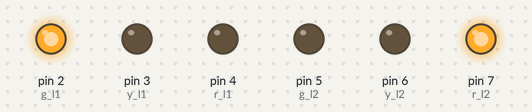
Simulated run of this sketch. Board: Arduino Uno, built with avr-gcc and run on an emulated ATmega328P. Parts: output pins drawn as LEDs (lit = HIGH). What the sketch prints to the serial monitor is not drawn.

Above: at 5.0 s.
At 11.0 s:
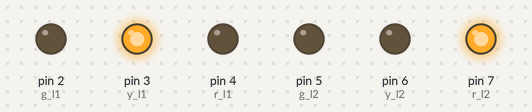
At 17.0 s:
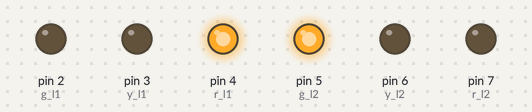
At 23.0 s:
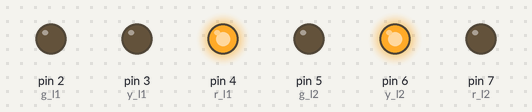
Timing chart, 0 to 31.2 s (numbered marks = the images above):
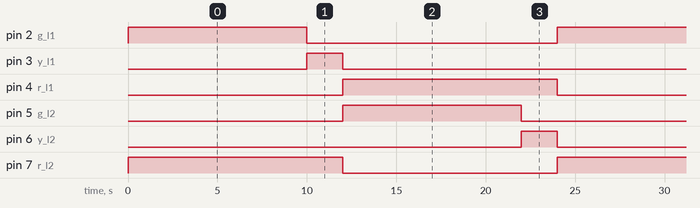

The sketch:

sketch_jun08a.ino
```cpp
#include "Arduino.h"
#include "Bico_Led7Seg_HC595.h"

#define GREEN_1   2
#define YELLOW_1  3
#define RED_1     4
#define GREEN_2   5
#define YELLOW_2  6
#define RED_2     7

#define LIGHT_ON 1
#define LIGHT_OFF 0

class Traffic_Light
{
  public:
    Traffic_Light();
    void begin();
    void run();

    uint8_t g_t; //green_time
    uint8_t y_t; //yellow_time
    uint8_t r_t; //red_time
    uint8_t c_t1; //counting_time
    uint8_t c_t2; //counting_time

    uint8_t g_l1; //green_light
    uint8_t y_l1; //yellow_light
    uint8_t r_l1; //red_light
    uint8_t g_l2; //green_light
    uint8_t y_l2; //yellow_light
    uint8_t r_l2; //red_light

  private:

};

Traffic_Light::Traffic_Light()
{
    g_t = 10; //green_time
    y_t = 2; //yellow_time
    r_t = 12; //red_time
    c_t1 = 0; //counting_time1
    c_t2 = 0; //counting_time2

    g_l1 = GREEN_1; //green_light
    y_l1 = YELLOW_1; //yellow_light
    r_l1 = RED_1; //red_light
    g_l2 = GREEN_2; //green_light
    y_l2 = YELLOW_2; //yellow_light
    r_l2 = RED_2; //red_light
}

void Traffic_Light::begin()
{
  pinMode(g_l1, OUTPUT);
  pinMode(y_l1, OUTPUT);
  pinMode(r_l1, OUTPUT);
  pinMode(g_l2, OUTPUT);
  pinMode(y_l2, OUTPUT);
  pinMode(r_l2, OUTPUT);
}

void Traffic_Light::run()
{
  digitalWrite(g_l1, LIGHT_ON);
  digitalWrite(r_l2, LIGHT_ON);

  digitalWrite(y_l1, LIGHT_OFF);
  digitalWrite(r_l1, LIGHT_OFF);
  digitalWrite(g_l2, LIGHT_OFF);
  digitalWrite(y_l2, LIGHT_OFF);

  c_t1 = g_t;
  c_t2 = r_t;

  for(int i = g_t; i > 0; i--)
  {
    Serial.write(c_t1);

    Serial.write(c_t2);
    c_t1 -= 1;
    c_t2 -= 1;
    delay(1000);
  }
  //---------------------------

  digitalWrite(y_l1, LIGHT_ON);
  digitalWrite(r_l2, LIGHT_ON);

  digitalWrite(g_l1, LIGHT_OFF);
  digitalWrite(r_l1, LIGHT_OFF);
  digitalWrite(g_l2, LIGHT_OFF);
  digitalWrite(y_l2, LIGHT_OFF);

  c_t1 = y_t;

  for(int i = y_t; i > 0; i--)
  {
    Serial.write(c_t1);

    Serial.write(c_t2);
    c_t1 -= 1;
    c_t2 -= 1;
    delay(1000);
  }
  //---------------------------

  digitalWrite(r_l1, LIGHT_ON);
  digitalWrite(g_l2, LIGHT_ON);

  digitalWrite(g_l1, LIGHT_OFF);
  digitalWrite(y_l1, LIGHT_OFF);
  digitalWrite(y_l2, LIGHT_OFF);
  digitalWrite(r_l2, LIGHT_OFF);

  c_t1 = r_t;
  c_t2 = g_t;

  for(int i = g_t; i > 0; i--)
  {
    Serial.write(c_t1);

    Serial.write(c_t2);
    c_t1 -= 1;
    c_t2 -= 1;
    delay(1000);
  }
  //---------------------------

  digitalWrite(r_l1, LIGHT_ON);
  digitalWrite(y_l2, LIGHT_ON);

  digitalWrite(g_l1, LIGHT_OFF);
  digitalWrite(y_l1, LIGHT_OFF);
  digitalWrite(g_l2, LIGHT_OFF);
  digitalWrite(r_l2, LIGHT_OFF);

  c_t2 = y_t;

  for(int i = y_t; i > 0; i--)
  {
    Serial.write(c_t1);

    Serial.write(c_t2);
    c_t1 -= 1;
    c_t2 -= 1;

    delay(1000);
  }
}

Traffic_Light cot_den_1;

void setup() {
  // put your setup code here, to run once:
  cot_den_1.begin();
  Serial.begin(9600);
}

void loop() {
  // put your main code here, to run repeatedly:
  cot_den_1.run();
}
```

Algebra_Math.h
```cpp
#ifndef ALGEBRA_MATH_H_
#define ALGEBRA_MATH_H_

signed long get_abs(signed long num);
signed long orderNumber(signed long num, unsigned char order); //Ham luy thua, num có the am hoac duong, order khong duoc am
unsigned char getNumberOfDigit(signed long num); //Ham lay so chu so cua mot so, VD: getNumberOfDigit(1425) se tra ve ket qua la 4
unsigned char getDigitInNumber(signed long num, unsigned char stand); //stand - vi tri cua so can lay, lay mot chu so trong mot so, VD: getDigitInNumber(14578, 2) se tra ve ket qua la 5, num có the am hoac duong, stand khong duoc am
void seperateDigit(signed long num, unsigned char* storage, unsigned char storage_size); //tach cac chu so cua mot so va luu vao mang storage, VD: seperateDigit(452, a) thi cac phan tu cua a luc nay la a[0]=2, a[1]=5, a[2]=4

#endif
```

Algrbra_Math.cpp
```cpp
#include "Algebra_Math.h"

//--------------------------------------------------
signed long get_abs(signed long num)
{
  return ((num < 0)? (-num):num);
}
//--------------------------------------------------
signed long orderNumber(signed long num, unsigned char order)
{
  signed long result = 1;
  unsigned char i = 0;
  for(i = 0; i < order; i++)
    result *= num;
  return result;
}
//--------------------------------------------------
unsigned char getNumberOfDigit(signed long num)
{
  unsigned char num_of_digit = 0;
  num = get_abs(num);
  do
  {
    num_of_digit++;
  }
  while((num /= 10) >0 );

  return num_of_digit;
}
//--------------------------------------------------
unsigned char getDigitInNumber(signed long num, unsigned char stand) //stand - vi tri cua so can get
{
  return ((get_abs(num) / orderNumber(10, stand))%10);
}
//--------------------------------------------------
void seperateDigit(signed long num, unsigned char* storage, unsigned char storage_size)
{
  unsigned char i = 0;
  num = get_abs(num);
  for(i = 0; i < storage_size; i++)
  {
    storage[i] = getDigitInNumber(num, i);
  }
}
//--------------------------------------------------
```

Bico_HC595.cpp
```cpp
#include "Bico_HC595.h"

unsigned long global_bits_state = 0;

Bico_HC595::Bico_HC595()
{
  _data_pin = MOSI_PIN;
  _clock_pin = CLOCK_PIN;
  _bit_order = MSBFIRST;
  _num_of_HC595_IC = MAX_NUM_OF_HC595_IC;
  _SS_pin = DEFAULT_SS_PIN_HC595;
  _bits_state = 0;
}

Bico_HC595::Bico_HC595(unsigned char num_of_HC595_IC)
{
  _data_pin = MOSI_PIN;
  _clock_pin = CLOCK_PIN;
  _bit_order = MSBFIRST;
  _num_of_HC595_IC = num_of_HC595_IC;
  _SS_pin = DEFAULT_SS_PIN_HC595;
  _bits_state = 0;
}

Bico_HC595::Bico_HC595(unsigned char data_pin, unsigned char clock_pin, unsigned char bit_order)
{
  _data_pin = data_pin;
  _clock_pin = clock_pin;
  _bit_order = bit_order;
  _num_of_HC595_IC = MAX_NUM_OF_HC595_IC;
  _SS_pin = DEFAULT_SS_PIN_HC595;
  _bits_state = 0;
}

Bico_HC595::Bico_HC595(unsigned char data_pin, unsigned char clock_pin, unsigned char bit_order, unsigned char num_of_HC595_IC, unsigned char SS_pin)
{
  _data_pin = data_pin;
  _clock_pin = clock_pin;
  _bit_order = bit_order;
  _num_of_HC595_IC = num_of_HC595_IC;
  _SS_pin = SS_pin;
  _bits_state = 0;
}
//-------------------------------------------------------------------------------------
void Bico_HC595::setup()
{
  pinMode(_data_pin, OUTPUT);
  pinMode(_clock_pin, OUTPUT);
  pinMode(_SS_pin, OUTPUT);
}

void Bico_HC595::write(unsigned char data)
{
  #ifdef SERIAL_DEBUG
  Serial.println(data, BIN);
  #endif
  shiftOut(_data_pin, _clock_pin, MSBFIRST, data);
}


void Bico_HC595::write(unsigned int data)
{
  write((unsigned char)data);
  write((unsigned char)(data >> 8));
}

void Bico_HC595::write(unsigned long data)
{
  write((unsigned int)data);
  write((unsigned int)(data>>16));
}

void Bico_HC595::digitalWrite(unsigned char bit, unsigned char val)
{
  if(val == HIGH)
  {
    ::global_bits_state |= ((unsigned long)(1))<<bit;
  }
  else if(val == LOW)
  {
    ::global_bits_state &= ~(((unsigned long)(1))<<bit);
  }

  ::digitalWrite(_SS_pin, LOW); //:: o day muc dich la su dung ham digitalWrite toan cuc, chu khong phai dung digitalWritecua class Bico_HC595, neu khong co :: thi trinh bien dich se hieu digitalWrite la cua class Bico_HC595
  for(int i = 0; i < _num_of_HC595_IC; i++)
  {
    write((unsigned char)(::global_bits_state >> (NUM_OF_BIT_PER_IC*(_num_of_HC595_IC-1 - i))));
  }
  ::digitalWrite(_SS_pin, HIGH); //:: o day muc dich la su dung ham digitalWrite toan cuc, chu khong phai dung digitalWritecua class Bico_HC595, neu khong co :: thi trinh bien dich se hieu digitalWrite la cua class Bico_HC595
}
//-----------------------------------------------------------------------------
unsigned char Bico_HC595::getDataPin()
{
  return _data_pin;
}

unsigned char Bico_HC595::getClockPin()
{
  return _clock_pin;
}

unsigned char Bico_HC595::getBitOrder()
{
  return _bit_order;
}

unsigned char Bico_HC595::getNumOfHC595IC()
{
  return _num_of_HC595_IC;
}

unsigned long Bico_HC595::getBitState()
{
  return _bits_state;
}

unsigned char Bico_HC595::getSSPin()
{
  return _SS_pin;
}
//-----------------------------------------------
void Bico_HC595::setDataPin(unsigned char data_pin)
{
  _data_pin = data_pin;
}

void Bico_HC595::setClockPin(unsigned char clock_pin)
{
  _clock_pin = clock_pin;
}

void Bico_HC595::setBitOrder(unsigned char bit_order)
{
  _bit_order = bit_order;
}

void Bico_HC595::setNumOfHC595IC(unsigned char num_of_HC595_IC)
{
  _num_of_HC595_IC = num_of_HC595_IC;
}

void Bico_HC595::setBitState(unsigned long bits_state)
{
  _bits_state = bits_state;
}

void Bico_HC595::setSSPin(unsigned char SS_pin)
{
  _SS_pin = SS_pin;
}
```

Bico_HC595.h
```cpp
#ifndef BICO_HC595_H_
#define BICO_HC595_H_

#include <Arduino.h>

//#define SERIAL_DEBUG

//#define SIZE_OF_CHAR 1
//#define SIZE_OF_INT 2
//#define SIZE_OF_LONG 4

#define MOSI_PIN 11
#define CLOCK_PIN 13

#define MAX_NUM_OF_HC595_IC 4
#define NUM_OF_BIT_PER_IC 8 //Always is 8

#define DEFAULT_SS_PIN_HC595 10

#ifndef LSBFIRST
#define LSBFIRST 0
#endif
#ifndef MSBFIRST
#define MSBFIRST 1
#endif

extern unsigned long global_bits_state;

class Bico_HC595
{
  public:
    Bico_HC595();
    Bico_HC595(unsigned char num_of_HC595_IC);
    Bico_HC595(unsigned char data_pin, unsigned char clock_pin, unsigned char bit_order);
    Bico_HC595(unsigned char data_pin, unsigned char clock_pin, unsigned char bit_order, unsigned char num_of_HC595_IC, unsigned char SS_pin);

    void setup();
    void write(unsigned char data);
    void write(unsigned int data);
    void write(unsigned long data);
    void digitalWrite(unsigned char bit, unsigned char val);

    unsigned char getDataPin();
    unsigned char getClockPin();
    unsigned char getBitOrder();
    unsigned char getNumOfHC595IC();
    unsigned long getBitState();
    unsigned char getSSPin();


    void setDataPin(unsigned char data_pin);
    void setClockPin(unsigned char clock_pin);
    void setBitOrder(unsigned char bit_order);
    void setNumOfHC595IC(unsigned char num_of_HC595_IC);
    void setBitState(unsigned long bits_state);
    void setSSPin(unsigned char SS_pin);

  protected:
    unsigned char _data_pin;
    unsigned char _clock_pin;
    unsigned char _bit_order;
    unsigned char _num_of_HC595_IC;
    unsigned long _bits_state;
    unsigned char _SS_pin;
};

#endif
```

Bico_HC595_Port.cpp
```cpp
#include "Bico_HC595_Port.h"

Bico_HC595_Port::Bico_HC595_Port()
{
  Bico_HC595();
}

Bico_HC595_Port::Bico_HC595_Port(unsigned char num_of_HC595_IC)
{
  _data_pin = MOSI_PIN;
  _clock_pin = CLOCK_PIN;
  _bit_order = MSBFIRST;
  _num_of_HC595_IC = num_of_HC595_IC;
  _bits_state = 0;
}

Bico_HC595_Port::Bico_HC595_Port(unsigned char data_pin, unsigned char clock_pin, unsigned char bit_order)
{
  Bico_HC595(data_pin, clock_pin, bit_order);
}

Bico_HC595_Port::Bico_HC595_Port(unsigned char data_pin, unsigned char clock_pin, unsigned char bit_order, unsigned char num_of_HC595_IC, unsigned char SS_pin)
{
  Bico_HC595(data_pin, clock_pin, bit_order, num_of_HC595_IC, SS_pin);
}

void Bico_HC595_Port::setup(uint8_t* pin_array, uint8_t num_of_bit)
{
  for(uint8_t i = 0; i < num_of_bit; i++)
  {
    if(num_of_bit <= MAX_NUM_OF_HC595_BIT)
    {
      _num_of_bit = num_of_bit;
    }
    else _num_of_bit = MAX_NUM_OF_HC595_BIT;
    _pin_array[i] = pin_array[i];
  }

  setup();
}

void Bico_HC595_Port::writePort(long val)
{
  for(uint8_t i = 0; i < _num_of_bit; i++)
  {
    digitalWrite(_pin_array[i], getBit(val, i));
  }
}
```

Bico_HC595_Port.h
```cpp
#ifndef BICO_HC595_PORT_H_
#define BICO_HC595_PORT_H_

#include <Arduino.h>
#include "Bico_HC595.h"
#include "Logic_Math.h"

#define MAX_NUM_OF_HC595_BIT (MAX_NUM_OF_HC595_IC*8)

class Bico_HC595_Port: public Bico_HC595
{
  public:
    using Bico_HC595::setup;
    Bico_HC595_Port();
    Bico_HC595_Port(unsigned char num_of_HC595_IC);
    Bico_HC595_Port(unsigned char data_pin, unsigned char clock_pin, unsigned char bit_order);
    Bico_HC595_Port(unsigned char data_pin, unsigned char clock_pin, unsigned char bit_order, unsigned char num_of_HC595_IC, unsigned char SS_pin);

    void setup(uint8_t* pin_array, uint8_t num_of_bit);
    void writePort(long val);

  private:
    uint8_t _pin_array[MAX_NUM_OF_HC595_BIT];
    uint8_t _num_of_bit;
};

#endif
```

Bico_Led7Seg_HC595.cpp
```cpp
#include "Bico_Led7Seg_HC595.h"

uint8_t Bico_Led7Seg_HC595::Bico_seg7_anode_code_hc595[16] = {0xc0, 0xf9, 0xa4, 0xb0, 0x99, 0x92, 0x82, 0xf8, 0x80, 0x90, 0x88, 0x83, 0xC6, 0xA1, 0x86, 0x8E};

Bico_Led7Seg_HC595::Bico_Led7Seg_HC595()
{
  _led_type = COMMON_ANODE;
  _num_of_digit = 8;
  _on_delay = DEFAULT_ON_DELAY;
  _off_delay = DEFAULT_OFF_DELAY;
}

Bico_Led7Seg_HC595::Bico_Led7Seg_HC595(uint8_t led_type, uint8_t num_of_digit, int on_delay, int off_delay, unsigned char data_pin, unsigned char clock_pin, unsigned char bit_order, unsigned char SS_pin)
{
  _led_type = led_type;
  if(num_of_digit <= HC_595_MAX_NUM_OF_LED)
  {
    _num_of_digit = num_of_digit;
  }
  else
  {
    _num_of_digit = HC_595_MAX_NUM_OF_LED;
  }
  _on_delay = on_delay;
  _off_delay = off_delay;

  _digit_port.setDataPin(data_pin);
  _digit_port.setClockPin(clock_pin);
  _digit_port.setBitOrder(bit_order);
  _digit_port.setSSPin(SS_pin);
  _code_port.setDataPin(data_pin);
  _code_port.setClockPin(clock_pin);
  _code_port.setBitOrder(bit_order);
  _code_port.setSSPin(SS_pin);
}

//----------------------------------------------------------------------------------------------------------------

void Bico_Led7Seg_HC595::setup(uint8_t* digit, uint8_t* code)
{
  _digit_port.setup(digit, _num_of_digit);
  _code_port.setup(code, 8); //so 8 gom 7 doan tren led va dau .
  for(uint8_t i = 0; i < _num_of_digit; i++)
  {
    clear(i);
  }
}

void Bico_Led7Seg_HC595::setDigit(uint8_t stand, uint8_t val, bool set_point)
{
  if(set_point)
  {
    if(_led_type == COMMON_ANODE)
    {
      _output_data[stand] = Bico_seg7_anode_code_hc595[val] & ANODE_FLOAT_POINT_SYMBOL;
    }
    if(_led_type == COMMON_CATHODE)
    {
      _output_data[stand] = ~(Bico_seg7_anode_code_hc595[val] & ANODE_FLOAT_POINT_SYMBOL);
    }
  }
  else
  {
    if(_led_type == COMMON_ANODE)
    {
      _output_data[stand] = Bico_seg7_anode_code_hc595[val];
    }
    if(_led_type == COMMON_CATHODE)
    {
      _output_data[stand] = ~(Bico_seg7_anode_code_hc595[val]);
    }
  }
}

void Bico_Led7Seg_HC595::setSymbol(uint8_t stand, char symbol)
{
    if(_led_type == COMMON_ANODE)
    {
      switch(symbol)
      {
        case '-': {_output_data[stand] = ANODE_MINUS_SYMBOL; break;}
        case '.': {_output_data[stand] &= ANODE_FLOAT_POINT_SYMBOL; break;}
      }
    }
    if(_led_type == COMMON_CATHODE)
    {
      switch(symbol)
      {
        case '-': {_output_data[stand] = ~ANODE_MINUS_SYMBOL; break;}
        case '.': {_output_data[stand] |= ANODE_FLOAT_POINT_SYMBOL; break;}
      }
    }
}

void Bico_Led7Seg_HC595::clear(uint8_t stand)
{
    if(_led_type == COMMON_ANODE)
    {
      _output_data[stand] = ANODE_NULL_SYMBOL;
    }
    if(_led_type == COMMON_CATHODE)
    {
      _output_data[stand] = ~ANODE_NULL_SYMBOL;
    }
}

void Bico_Led7Seg_HC595::setNumber(signed long num)
{
  seperateDigit(num, _output_data, _num_of_digit);
  for(uint8_t i = 0; i < _num_of_digit; i++)
  {
    if((i >= getNumberOfDigit(num)) && (_output_data[i] == 0))
    {
      if(_led_type == COMMON_ANODE)
      {
        _output_data[i] = ANODE_NULL_SYMBOL;
      }
      if(_led_type == COMMON_CATHODE)
      {
        _output_data[i] = ~ANODE_NULL_SYMBOL;
      }
    }
    else
    {
      if(_led_type == COMMON_ANODE)
      {
        _output_data[i] = Bico_seg7_anode_code_hc595[_output_data[i]];
      }
      if(_led_type == COMMON_CATHODE)
      {
        _output_data[i] = ~Bico_seg7_anode_code_hc595[_output_data[i]];
      }
    }
  }
  if(num < 0)
    {
      setSymbol(getNumberOfDigit(num), '-');
    }
}

void Bico_Led7Seg_HC595::hide()
{
  if(_led_type == COMMON_ANODE)
  {
    _digit_port.writePort(0x00);
  }
  if(_led_type == COMMON_CATHODE)
  {
    _digit_port.writePort(0xFF);
  }
}

void Bico_Led7Seg_HC595::show()
{
  for(uint8_t i = 0; i < _num_of_digit; i++)
  {
    _code_port.writePort(_output_data[i]);
    if(_led_type == COMMON_ANODE)
    {
      _digit_port.writePort((uint8_t)(1<<i));
    }
    if(_led_type == COMMON_CATHODE)
    {
      _digit_port.writePort((uint8_t)(~(1<<i)));
    }

    delayMicroseconds(_on_delay);
    hide();
    delayMicroseconds(_off_delay);
  }
}

void Bico_Led7Seg_HC595::setNumberAndShow(signed long val)
{
  setNumber(val);
  show();
}

void Bico_Led7Seg_HC595::brightness(int on_delay, int off_delay)
{
  _on_delay = on_delay;
  _off_delay = off_delay;
}

//--------------------------------------------------------------------------------------

void Bico_Led7Seg_HC595::setLedType(uint8_t led_type)
{
  if((led_type == COMMON_ANODE) || (led_type == COMMON_CATHODE))
  {
    _led_type = led_type;
  }
}

void Bico_Led7Seg_HC595::setNumOfLed(uint8_t num_of_led)
{
  if(num_of_led <= HC_595_MAX_NUM_OF_LED)
  {
    _num_of_digit = num_of_led;
  }
}

void Bico_Led7Seg_HC595::setOnDelay(int on_delay)
{
  _on_delay = on_delay;
}

void Bico_Led7Seg_HC595::setOffDelay(int off_delay)
{
  _off_delay = off_delay;
}

uint8_t Bico_Led7Seg_HC595::getLedType()
{
  return _led_type;
}

uint8_t Bico_Led7Seg_HC595::getNumOfLed()
{
  return _num_of_digit;
}

int Bico_Led7Seg_HC595::getOnDelay()
{
  return _on_delay;
}

int Bico_Led7Seg_HC595::getOffDelay()
{
  return _off_delay;
}

//------------------------------------------------------------------------------------------------
```

Logic_Math.cpp
```cpp
#include "Logic_Math.h"

//--------------------------------------------------
unsigned char getBit(signed long num, unsigned char bit)
{
  return !!(num &= (1 << bit));
}
//--------------------------------------------------
signed long setBit(signed long num, unsigned char bit)
{
  return (num |= (1 << bit));
}
//--------------------------------------------------
signed long clrBit(signed long num, unsigned char bit)
{
  return (num &= ~(1 << bit));
}
//--------------------------------------------------
```

Logic_Math.h
```cpp
#ifndef LOGIC_MATH_H_
#define LOGIC_MATH_H_

unsigned char getBit(signed long num, unsigned char bit);
signed long setBit(signed long num, unsigned char bit);
signed long clrBit(signed long num, unsigned char bit);

#endif
```

Source omitted: Bico_Led7Seg_HC595.h (1798 bytes)

Measured:
- by itself, pin 2 (g_l1), pin 5 (g_l2): alternates HIGH for 10.0 s and LOW for 14.0 s
- by itself, pin 3 (y_l1), pin 6 (y_l2): alternates HIGH for 2.0 s and LOW for 22.0 s
- by itself, pin 4 (r_l1), pin 7 (r_l2): alternates HIGH for 12.0 s and LOW for 12.0 s
